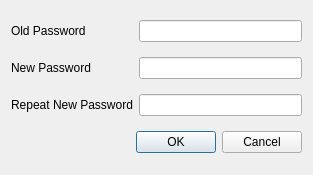
<?xml version="1.0" encoding="UTF-8"?>
<ui version="4.0">
 <class>AlterUserPassword</class>
 <widget class="QDialog" name="AlterUserPassword">
  <property name="geometry">
   <rect>
    <x>0</x>
    <y>0</y>
    <width>313</width>
    <height>175</height>
   </rect>
  </property>
  <property name="windowTitle">
   <string>Alter User Password</string>
  </property>
  <layout class="QGridLayout" name="gridLayout">
   <item row="0" column="0">
    <widget class="QLabel" name="label">
     <property name="text">
      <string>Old Password</string>
     </property>
    </widget>
   </item>
   <item row="0" column="1">
    <widget class="QLineEdit" name="oldPasswordLineEdit">
     <property name="echoMode">
      <enum>QLineEdit::Password</enum>
     </property>
    </widget>
   </item>
   <item row="1" column="0">
    <widget class="QLabel" name="label_2">
     <property name="text">
      <string>New Password</string>
     </property>
    </widget>
   </item>
   <item row="1" column="1">
    <widget class="QLineEdit" name="newPasswordLineEdit">
     <property name="echoMode">
      <enum>QLineEdit::Password</enum>
     </property>
    </widget>
   </item>
   <item row="2" column="0">
    <widget class="QLabel" name="label_3">
     <property name="text">
      <string>Repeat New Password</string>
     </property>
    </widget>
   </item>
   <item row="2" column="1">
    <widget class="QLineEdit" name="newPasswordLineEdit_2">
     <property name="echoMode">
      <enum>QLineEdit::Password</enum>
     </property>
    </widget>
   </item>
   <item row="3" column="0" colspan="2">
    <widget class="QDialogButtonBox" name="buttonBox">
     <property name="orientation">
      <enum>Qt::Horizontal</enum>
     </property>
     <property name="standardButtons">
      <set>QDialogButtonBox::Cancel|QDialogButtonBox::Ok</set>
     </property>
    </widget>
   </item>
  </layout>
 </widget>
 <resources/>
 <connections>
  <connection>
   <sender>buttonBox</sender>
   <signal>accepted()</signal>
   <receiver>AlterUserPassword</receiver>
   <slot>accept()</slot>
   <hints>
    <hint type="sourcelabel">
     <x>248</x>
     <y>254</y>
    </hint>
    <hint type="destinationlabel">
     <x>157</x>
     <y>274</y>
    </hint>
   </hints>
  </connection>
  <connection>
   <sender>buttonBox</sender>
   <signal>rejected()</signal>
   <receiver>AlterUserPassword</receiver>
   <slot>reject()</slot>
   <hints>
    <hint type="sourcelabel">
     <x>316</x>
     <y>260</y>
    </hint>
    <hint type="destinationlabel">
     <x>286</x>
     <y>274</y>
    </hint>
   </hints>
  </connection>
 </connections>
</ui>
